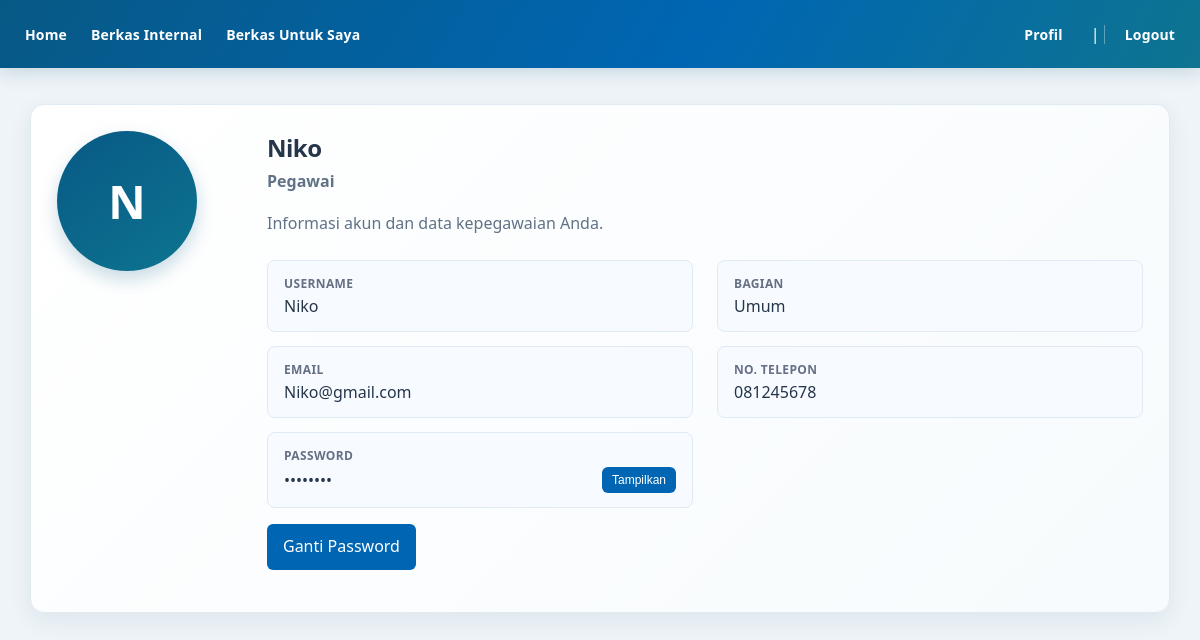
The page /index.php?aksi=profile (signed in) on the database its author committed.
### tables this page shows
CREATE TABLE `user` (
  `id_user` int NOT NULL,
  `nama` varchar(50) NOT NULL,
  `username` varchar(50) NOT NULL,
  `password` varchar(255) NOT NULL,
  `bagian` varchar(50) NOT NULL,
  `no_tlp` varchar(20) NOT NULL,
  `email` varchar(100) NOT NULL,
  `role` enum('admin','pegawai') NOT NULL,
  `pw_diganti` datetime DEFAULT NULL,
  `pw_batas` int NOT NULL DEFAULT '0',
  `pw_waktuganti` datetime DEFAULT NULL
);

### controller/HomeController.php (called while the page is built, shortened)
<?php
require_once "model/User.php";
class HomeController {
    public function profile() {
        $model = new User();
        $data = $model->ambilUser($_SESSION['id_user']);
        require_once "views/profile.php";
    }
}
?>

### config/Koneksi.php (called while the page is built, shortened)
<?php
class Koneksi {
    public function getKoneksi() {
        $koneksi = new mysqli("localhost", "root", "", "e-berkas");
        return $koneksi;
    }
}
?>

### model/User.php (called while the page is built, shortened)
<?php
require_once "config/Koneksi.php";
class User {
    private $conn;
    public function __construct() {
        $db = new Koneksi();
        $this->conn = $db->getKoneksi();
    }
    public function ambilUser($id_user) {
        $stmt = $this->conn->prepare("SELECT * FROM `user` WHERE id_user = ?");
        $stmt->bind_param("i", $id_user);
        $stmt->execute();
        return $stmt->get_result()->fetch_assoc();
    }
}
?>

### views/profile.php (the view, shortened to what this page needs)
<!DOCTYPE html>
<html>
<head>
    <link rel="stylesheet" href="views/css/style.css?v=3">
</head>
<body>
    <div class="navbar">
        <a href="index.php?aksi=home">Home</a>
        <a href="index.php?aksi=berkas">Berkas Internal</a>
        <a href="index.php?aksi=penerima">Berkas Untuk Saya</a>
        <span>
            <a href="index.php?aksi=profile">Profil</a> |
            <a href="index.php?aksi=logout">Logout</a>
        </span>
    </div>
    <div class="container">
        <div class="box profile-card">
            <div class="profile-avatar">
                <?php echo strtoupper(substr($data['nama'], 0, 1)); ?>
            </div>
            <div class="profile-intro">
                <h2><?php echo htmlspecialchars($data['nama']); ?></h2>
                <p class="profile-role">
                    <?php echo htmlspecialchars(ucfirst($data['role'])); ?>
                </p>
                <p>Informasi akun dan data kepegawaian Anda.</p>
                <div class="profile-details">
                    <div class="profile-detail">
                        <strong>Username</strong>
                        <span><?php echo htmlspecialchars($data['username']); ?></span>
                    </div>
                    <div class="profile-detail">
                        <strong>Bagian</strong>
                        <span><?php echo htmlspecialchars($data['bagian']); ?></span>
                    </div>
                    <div class="profile-detail">
                        <strong>Email</strong>
                        <span><?php echo htmlspecialchars($data['email']); ?></span>
                    </div>
                    <div class="profile-detail">
                        <strong>No. Telepon</strong>
                        <span><?php echo htmlspecialchars($data['no_tlp']); ?></span>
                    </div>
                    <div class="profile-detail password-detail">
                        <strong>Password</strong>
                        <div class="password-row">
                            <span id="passwordValue" data-password="<?php echo htmlspecialchars($data['password'], ENT_QUOTES, 'UTF-8'); ?>">••••••••</span>
                            <button type="button" class="password-toggle" onclick="togglePassword()">Tampilkan</button>
                        </div>
                    </div>
                </div>
                <p>
                    <a class="btn" href="index.php?aksi=gantiPassword">Ganti Password</a>
                </p>
            </div>
        </div>
    </div>
</body>
</html>

### views/css/style.css (style rules this page uses)
* { box-sizing: border-box; }
body { margin: 0; font-family: "Segoe UI", Arial, sans-serif; background: #eef4f8; color: #26364a; animation: muncul 0.5s ease; }
.navbar { display: flex; align-items: center; min-height: 68px; background: linear-gradient(120deg, #075985, #0066b3 58%, #0e7490); padding: 16px max(25px, calc((100% - 1200px) / 2)); color: white; box-shadow: 0 4px 18px rgba(8, 73, 107, 0.18); }
.navbar a { display: inline-block; color: white; text-decoration: none; margin-right: 24px; font-size: 14px; font-weight: 600; letter-spacing: 0.01em; position: relative; z-index: 1; transition: transform 0.2s ease, opacity 0.2s ease; }
.navbar span { margin-left: auto; }
.navbar span a:last-child { margin-right: 0; padding-left: 20px; border-left: 1px solid rgba(255, 255, 255, 0.35); }
.container { padding: 36px 30px 48px; max-width: 1200px; margin: auto; }
.box { background: white; padding: 26px; border: 1px solid #e1eaf1; border-radius: 14px; box-shadow: 0 8px 24px rgba(25, 61, 87, 0.07); animation: naik 0.6s ease; }
.box h2 { margin-top: 0; margin-bottom: 10px; font-size: 24px; letter-spacing: -0.02em; }
.box p { color: #607286; line-height: 1.6; }
button, .btn { display: inline-block; padding: 10px 16px; background: #0066b3; color: white; border: none; text-decoration: none; border-radius: 6px; cursor: pointer; transition: 0.3s; }
a { color: #0066b3; transition: 0.2s; }
.profile-card { display: grid; grid-template-columns: 180px 1fr; gap: 30px; align-items: start; background: linear-gradient(135deg, #ffffff 0%, #f7fbfd 100%); }
.profile-avatar { display: grid; width: 140px; height: 140px; place-items: center; color: white; font-size: 46px; font-weight: 700; background: linear-gradient(145deg, #075985, #0e7490); box-shadow: 0 8px 18px rgba(7, 89, 133, 0.22); border-radius: 50%; }
.profile-intro h2 { margin-bottom: 5px; }
.profile-role { margin-top: 0; color: #0066b3; font-weight: 600; }
.profile-details { display: grid; grid-template-columns: repeat(2, minmax(0, 1fr)); gap: 14px 24px; margin-top: 24px; }
.profile-detail { padding: 14px 16px; background: #f7faff; border: 1px solid #e0eaf5; border-radius: 8px; }
.profile-detail strong, .profile-detail span { display: block; }
.profile-detail strong { margin-bottom: 3px; color: #667085; font-size: 12px; font-weight: 600; letter-spacing: 0.03em; text-transform: uppercase; }
.profile-detail span { color: #26364a; overflow-wrap: anywhere; }
.password-row { display: flex; align-items: center; justify-content: space-between; gap: 12px; }
.password-row > span { min-width: 0; overflow: hidden; text-overflow: ellipsis; white-space: nowrap; }
.password-toggle { flex-shrink: 0; padding: 6px 10px; font-size: 12px; }
h1, h2, h3 { color: #26364a; }

### rows shown on the page
user: nama "N", nama "Niko", role "Pegawai", username "Niko", bagian "Umum", email "Niko@gmail.com", no_tlp "081245678"
